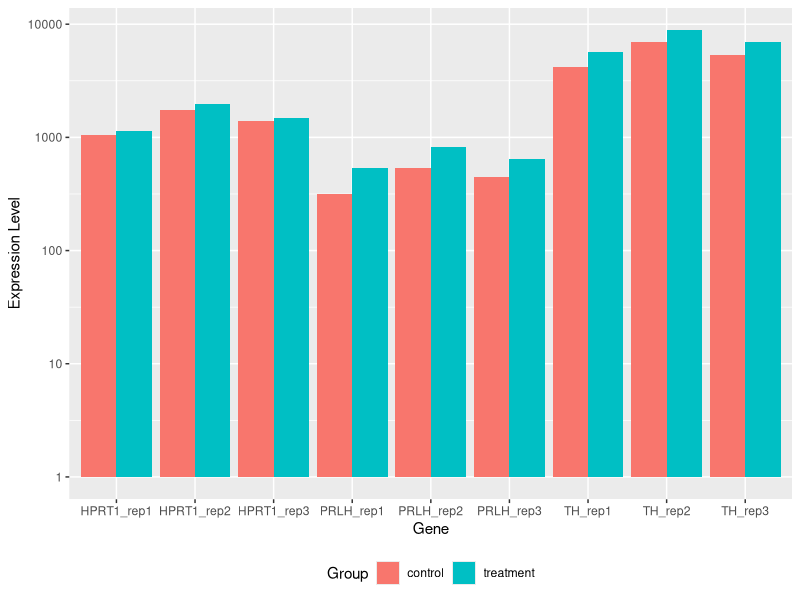
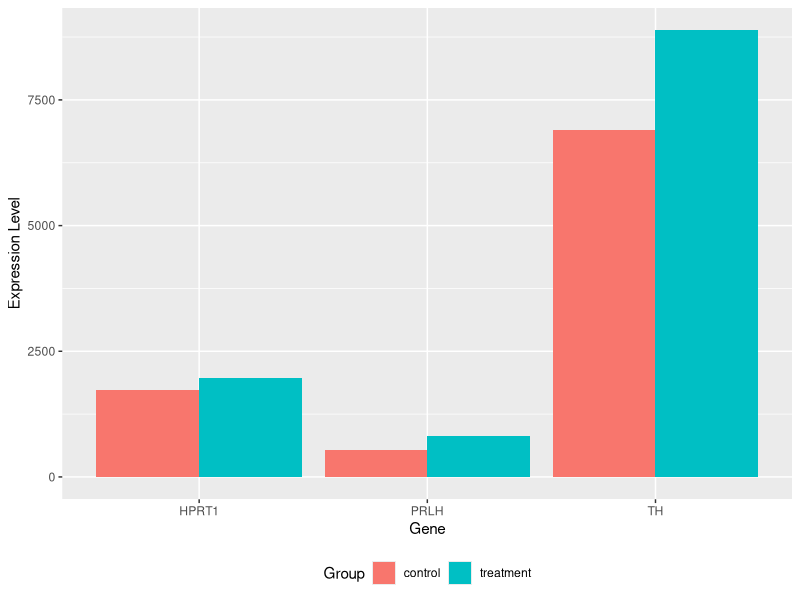

Write R code to recreate these figures, in order. (Note: this script raises an error after producing the figures.)
## ---- chunk 1
#| message: false
library(tidyverse)

# read in dosage data
mousezempic_dosage_data <- read_csv("data/mousezempic_dosage_data.csv")
mousezempic_dosage_data
## ---- chunk 2
#| message: false

# read in expression data
mousezempic_expression_data <- read_tsv("data/mousezempic_expression_data.tsv")
mousezempic_expression_data
## ---- chunk 3
mousezempic_dosage_data %>%
  summarise(
    n_mice = n(),
    .by = c(cage_number, mouse_strain))
## ---- chunk 4
mousezempic_dosage_data %>%
  count(cage_number, mouse_strain, name = "n_mice")
## ---- chunk 5
mousezempic_dosage_data %>%
  count(cage_number, mouse_strain, name = "n_mice") %>%
  pivot_wider(names_from = mouse_strain, values_from = n_mice)
## ---- chunk 6
mousezempic_dosage_data %>%
  count(replicate, mouse_strain, name = "n_mice") %>%
  pivot_wider(names_from = mouse_strain, values_from = n_mice)
## ---- chunk 7
mousezempic_expression_data
## ---- chunk 8
mousezempic_expr_long <- mousezempic_expression_data %>%
  pivot_longer(
    cols = contains("_rep"),
    names_to = "measurement",
    values_to = "expression_level"
  )

mousezempic_expr_long
## ---- chunk 9
ggplot(mousezempic_expr_long, aes(x = measurement, y = expression_level, fill = group)) +
  geom_col(position = "dodge") +
  theme(legend.position = "bottom") +
  labs(
    fill = "Group",
    x = "Gene",
    y = "Expression Level"
  ) +
  scale_y_log10()
## ---- chunk 10
mousezempic_expr_long %>%
  separate(measurement, into = c("gene", "replicate"), sep = "_") %>%
  ggplot(aes(x = gene, y = expression_level, fill = group)) +
  geom_col(position = "dodge") +
  theme(legend.position = "bottom") +
  labs(
    fill = "Group",
    x = "Gene",
    y = "Expression Level"
  )
## ---- chunk 11
left_join(mousezempic_dosage_data, mousezempic_expression_data, by = "id_num")
## ---- chunk 12
# rename id_num to mouse_id
mz_dosage_data_new <- mousezempic_dosage_data %>%
  rename(mouse_id = id_num)

mz_dosage_data_new
## ---- chunk 13
# perform left join by matching mouse_id of the left data frame to id_num of the right data frame
mz_joined_data <- left_join(
  mz_dosage_data_new, mousezempic_expression_data,
  by = join_by(mouse_id == id_num)
) %>%
  drop_na() # keep only rows without NA

mz_joined_data
## ---- chunk 14
mz_joined_data %>%
  ggplot(aes(x = drug_dose_g, y = weight_lost_g)) +
  geom_point() +
  geom_smooth(method = "lm")
## ---- chunk 15
mz_joined_data %>%
  ggplot(aes(x = drug_dose_g, y = weight_lost_g, col = mouse_strain)) +
  geom_point() +
  geom_smooth(method = "lm")
## ---- chunk 16
mz_joined_data %>%
  ggplot(aes(x = mouse_strain, y = weight_lost_g, fill = mouse_strain)) +
  geom_violin()
## ---- chunk 17
mz_joined_data %>%
  ggplot(aes(x = mouse_strain, y = initial_weight_g, fill = mouse_strain)) +
  geom_violin()
## ---- chunk 18
mz_joined_data <- mz_joined_data %>%
  mutate(
    weight_loss_proportion = weight_lost_g / initial_weight_g,
    weight_loss_proportion_per_dosage_g = weight_loss_proportion / drug_dose_g 
  )

mz_joined_data
## ---- chunk 19
ggplot(mz_joined_data, aes(x = mouse_strain, y = weight_loss_proportion_per_dosage_g)) +
  geom_violin(aes(fill = mouse_strain))
## ---- chunk 20
ggplot(mz_joined_data, aes(x = mouse_strain, y = weight_loss_proportion_per_dosage_g)) +
  geom_violin(aes(fill = mouse_strain)) +
  facet_grid(rows = vars(replicate), cols = vars(sex))
## ---- chunk 21
mz_joined_data %>%
  mutate(weight_loss_proportion_per_dosage_mg = weight_loss_proportion_per_dosage_g / 1000) %>%
  mutate(
    mouse_strain = case_when(
      mouse_strain == "Black 6" ~ "C57BL/6",
      mouse_strain == "BALB C" ~ "BALB/c",
      mouse_strain == "CD-1" ~ "CD-1"
    )
  ) %>%
  ggplot(aes(x = mouse_strain, y = weight_loss_proportion_per_dosage_mg)) +
  geom_violin(aes(fill = mouse_strain)) +
  scale_y_continuous(labels = scales::percent) +
  labs(
    x = "Mouse Strain",
    y = "Weight Loss per Mousezempic doseage (%/mg)",
    title = "Dosage-adjusted percentage weight loss per strain",
    fill = "Mouse Strain"
  ) +
  theme_classic(base_size = 14)
## ---- chunk 22
mz_joined_data %>%
  select(mouse_id, drug_dose_g, contains("Th_rep"))
## ---- chunk 23
# pivot longer then separate measurement column into genes and replicate
th_expr_data <- mz_joined_data %>%
  select(mouse_id, drug_dose_g, contains("Th_rep")) %>%
  pivot_longer(cols = contains("Th_rep"), names_to = "measurement", values_to = "expression") %>%
  separate(measurement, into = c("gene", "replicate"), sep = "_")

th_expr_data
## ---- chunk 24
th_expr_data %>%
  summarise(
    expression = mean(expression),
    .by = c(drug_dose_g, mouse_id)
  ) %>%
  ggplot(aes(x = drug_dose_g, y = expression)) +
  geom_point() +
  geom_smooth(method = "lm")
## ---- chunk 25
who
## ---- chunk 26
# pivot longer with columns 5 to 60, drop NA values
who_longer <- who %>%
  pivot_longer(
    cols = 5:60, # alternatively contains("_")
    names_to = "description",
    values_to = "cases",
    values_drop_na = TRUE
  )

who_longer
## ---- chunk 27
who_longer %>%
  count(description)
## ---- chunk 28
who_longer <- who_longer %>%
  mutate(description = str_replace(description, "newrel", "new_rel"))

who_longer
## ---- chunk 29
who_longer <- who_longer %>%
  mutate(description = str_remove(description, "new_"))

who_longer
## ---- chunk 30
who_longer <- who_longer %>%
  mutate(description = str_replace(description, "_f", "_f_")) %>%
  mutate(description = str_replace(description, "_m", "_m_"))

who_longer
## ---- chunk 31
who_separated <- who_longer %>%
  separate(description, into = c("type", "sex", "age_group"), sep = "_")

who_separated
## ---- chunk 32
country_codes <- who_separated %>%
  select(country, iso2, iso3) %>%
  distinct()

country_codes
## ---- chunk 33
who_tidy <- who_separated %>%
  select(-iso2, -iso3)

who_tidy
## ---- chunk 34
who_tidy %>%
  filter(year == 2010) %>%
  summarise(total_cases = sum(cases), .by = country) %>%
  arrange(desc(total_cases))
## ---- chunk 35
top_10_countries <- who_tidy %>%
  filter(year == 2010) %>%
  summarise(total_cases = sum(cases), .by = country) %>%
  arrange(desc(total_cases)) %>%
  slice(1:10)

top_10_countries
## ---- chunk 36
who_tidy %>%
  filter(
    country %in% top_10_countries$country,
    year >= 2000,
    year <= 2010
  ) %>%
  summarise(
    total_cases = sum(cases), .by = c(country, year)
  ) %>%
  ggplot(aes(x = year, y = total_cases, col = country)) +
  geom_point() +
  geom_line()
